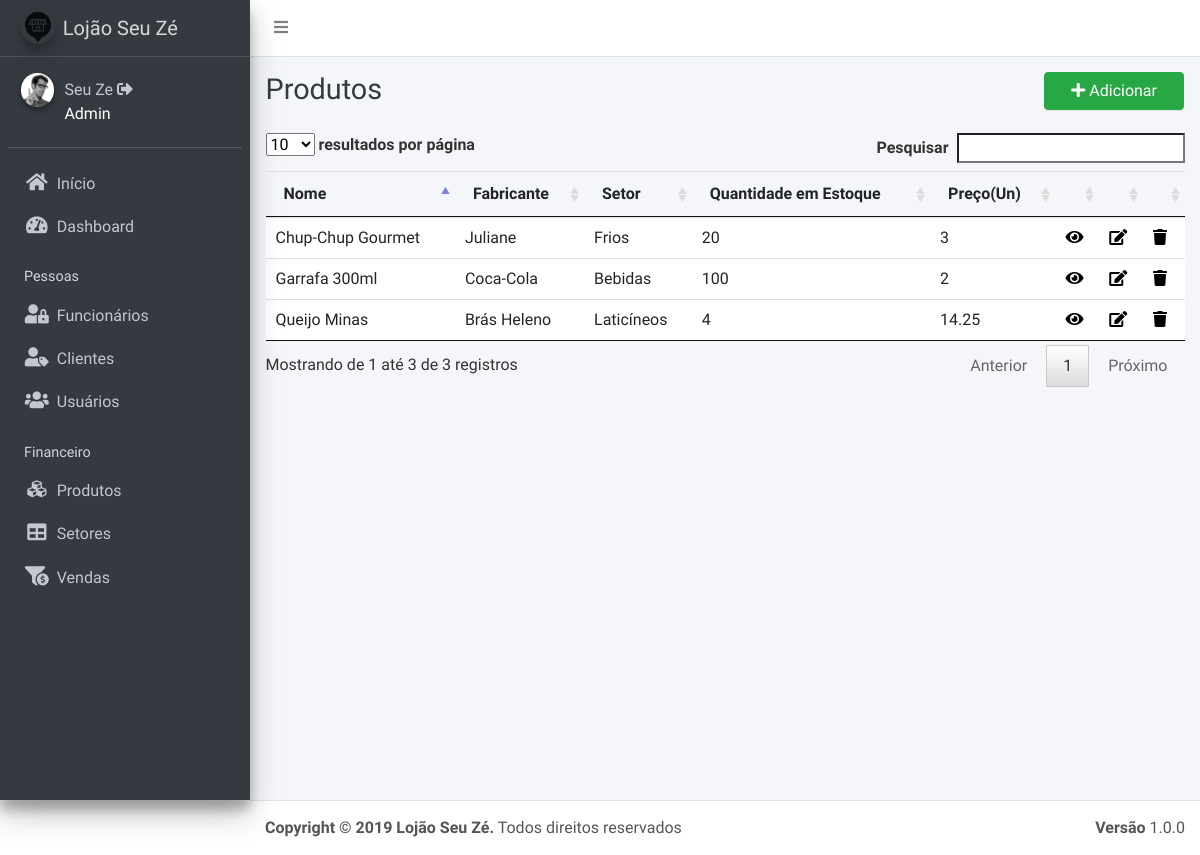
/listaProdutos.php (signed in), run on an earlier commit of the app's database.
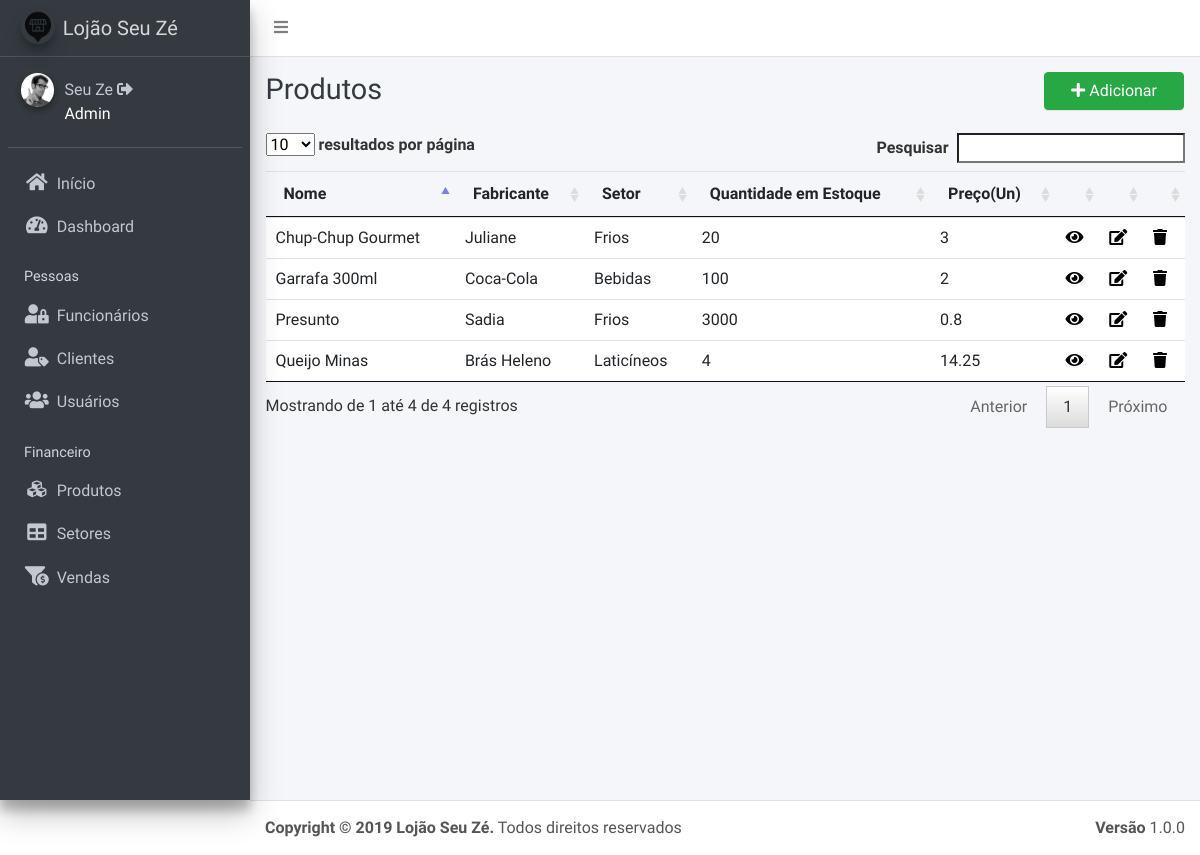
And on a later commit of the database.
### tables this page shows
CREATE TABLE `produtos` (
  `id` int(11) NOT NULL,
  `nome` varchar(40) NOT NULL,
  `preco` float NOT NULL,
  `fabricante` varchar(40) NOT NULL,
  `quantidade` int(11) NOT NULL,
  `setor` int(11) NOT NULL
);

### listaProdutos.php (the view, shortened to what this page needs)
<?php require ('header.php'); ?>
<?php require ('dashboard.php'); ?>
<?php
$sql = "SELECT * FROM produtos ORDER BY id ASC";
$result = $conexao->query($sql);
?>
  <div class="content-wrapper">
    <div class="content-header">
      <div class="container-fluid">
        <div class="row mb-2">
          <div class="col-sm-3">
            <h1 class="m-0 text-dark">Produtos</h1>
          </div>
          <div class="col-sm-3">
          </div>
          <div class="col-sm-4">
          </div>
          <div class="col-sm-2">
          <?php if ($_SESSION['tipo'] != "Cliente"){?>
            <a href="insertProduto.php"><button type="button" class="btn btn-block btn-success"><i class="nav-icon fa fa-plus"></i> Adicionar</button></a>
          <?php } ?>
          </div>
        </div>
      </div>
    </div>
    <section class="content">
      <div class="container-fluid">
        <div class="row">
          <section class="col-lg-12 connectedSortable">
            <table id="tabelinha" class="table table-hover">
              <thead>
                <tr>
                  <th>Nome</th>
                  <?php if ($_SESSION['tipo'] != "Cliente"){?>
                  <th>Fabricante</th>
                  <th>Setor</th>
                  <th>Quantidade em Estoque</th>
                  <th>Preço(Un)</th>
                  <th></th>
                  <th></th>
                  <?php }?>
                  <th></th>
                </tr>
              </thead>
              <tbody>
                <?php
                if ($result->num_rows > 0) {
                    while ($row = $result->fetch_assoc()) {
                        echo "<tr href='viewSetor.php?id=".$row['id']."' >";
                        echo "<td>" .$row["nome"] . "</td>";
                        ?><?php if ($_SESSION['tipo'] != "Cliente"){
                        echo "<td>" .$row["fabricante"] . "</td> ";
                        $setor = "SELECT setores.nome FROM `setores` INNER JOIN `produtos` WHERE produtos.setor=setores.id AND produtos.id=$row[id];";
                        $resultado = $conexao->query($setor);
                        $linha = $resultado->fetch_assoc();
                        echo "<td>" .$linha['nome'] . "</td>";
                        echo "<td>" .$row["quantidade"] . "</td>";
                        echo "<td>" .$row["preco"] . "</td>";
                      ?>
                       <?php } ?>
                        <td><a href="viewProduto.php?id=<?php echo $row['id'];?>" style="text-decoration: none;color: #000;" data-toggle="tooltip" title="Visualizar"><i class="fa fa-eye"></i></a></td>
                        <?php if ($_SESSION['tipo'] != "Cliente"){?>
                        <td><a href="updateProduto.php?id=<?php echo $row['id'];?>" style="text-decoration: none;color: #000;" data-toggle="tooltip" title="Editar"><i class="fa fa-edit"></i></a></td>
                        <td><a href="#" onclick="excluir(<?php echo $row['id'];?>)" style="text-decoration: none;color: #000;" data-toggle="tooltip" title="Excluir"><i class="fa fa-trash"></i></a></td>
                        <?php }
                      echo "</tr>";
                    }
                }
                ?>
              </tbody>
            </table>
          </section>
        </div>
      </div>
    </section>
  </div>
<?php require ('footer.php');?>

### header.php (shortened to what this page needs)
<!DOCTYPE html>
<html>
<head>
  <link rel="stylesheet" href="https://use.fontawesome.com/releases/v5.8.1/css/all.css">
  <link rel="stylesheet" href="https://code.ionicframework.com/ionicons/2.0.1/css/ionicons.min.css">
  <link rel="stylesheet" href="dist/css/adminlte.min.css">
  <link rel="stylesheet" href="plugins/bootstrap-wysihtml5/bootstrap3-wysihtml5.min.css">
  <link rel="stylesheet" type="text/css" href="plugins/datatables/jquery.dataTables.css">
</head>
<body class="hold-transition sidebar-mini">
<div class="wrapper">
  <nav class="main-header navbar navbar-expand bg-white navbar-light border-bottom">
    <ul class="navbar-nav">
      <li class="nav-item">
        <a class="nav-link" data-widget="pushmenu" href="#"><i class="fa fa-bars"></i></a>
      </li>
    </ul>
  </nav>

### dashboard.php
<aside class="main-sidebar sidebar-dark-primary elevation-4">
   <a href="inicio.php" class="brand-link">
     <img src="dist/img/logo.png" alt="AdminLTE Logo" class="brand-image img-circle elevation-3"
          style="opacity: .8">
     <span class="brand-text font-weight-light">Lojão Seu Zé</span>
   </a>
   <div class="sidebar">
     <div class="user-panel mt-3 pb-3 mb-3 d-flex">
       <div class="image">
         <img src="dist/img/user2-160x160.jpg" class="img-circle elevation-2" alt="Imagem Usuário">
       </div>
       <div class="info">
         <a href="viewUsuario.php?id=<?php echo $_SESSION['id'] ?>"> <?php echo $_SESSION['nome'] ; ?></a> <a href="logout.php"><i data-toggle="tooltip" title="Logout " class="fa fa-sign-out-alt"></i></a>
         <span class="brand-text font-weight-light d-block" style="color: #FFF;"> <?php echo $_SESSION['tipo']; ?></span>
       </div>
     </div>
     <nav class="mt-2">
       <ul class="nav nav-pills nav-sidebar flex-column" data-widget="treeview" role="menu" data-accordion="false">
         <li class="nav-item">
           <a href="inicio.php" class="nav-link">
             <i class="nav-icon fa fa-home"></i>
             <p>
               Início
             </p>
           </a>
         </li>
         <?php if ($_SESSION['cargo'] == "Administrador") { ?>
         <li class="nav-item">
           <a href="index.php" class="nav-link">
             <i class="nav-icon fa fa-tachometer-alt"></i>
             <p>
               Dashboard
             </p>
           </a>
         </li>
         <?php } ?>
         <?php if ($_SESSION['cargo'] == "Administrador") { ?>
         <li class="nav-header">Pessoas</li>
         <li class="nav-item">
           <a href="listaFuncionarios.php" class="nav-link">
             <i class="nav-icon fa fa-user-lock"></i>
             <p>
               Funcionários
             </p>
           </a>
         </li>
         <li class="nav-item">
           <a href="listaClientes.php" class="nav-link">
             <i class="nav-icon fa fa-user-tag"></i>
             <p>
               Clientes
             </p>
           </a>
         </li>
         <li class="nav-item">
           <a href="listaUsuario.php" class="nav-link">
             <i class="nav-icon fa fa-users"></i>
             <p>
               Usuários
             </p>
           </a>
         </li>
         <li class="nav-header">Financeiro</li>
         <?php } ?>
          <li class="nav-item">
           <a href="listaProdutos.php" class="nav-link">
             <i class="nav-icon fa fa-cubes"></i>
             <p>
               Produtos
             </p>
           </a>
         </li>
         <?php if ($_SESSION['cargo'] == "Administrador") { ?>
         <li class="nav-item">
           <a href="listaSetores.php" class="nav-link">
             <i class="nav-icon fa fa-table"></i>
             <p>
               Setores
             </p>
           </a>
         </li>
         <?php } ?>
         <?php if ($_SESSION['cargo'] == "Administrador" || $_SESSION['cargo'] == "Vendedor") { ?>
         <li class="nav-item">
           <a href="#" class="nav-link">
             <i class="nav-icon fa fa-funnel-dollar "></i>
             <p>
               Vendas
             </p>
           </a>
         </li>
         <?php } ?>
       </ul>
     </nav>
   </div>
 </aside>

### footer.php (shortened to what this page needs)
  <footer class="main-footer">
    <strong>Copyright &copy; 2019 Lojão Seu Zé.</strong>
    Todos direitos reservados
    <div class="float-right d-none d-sm-inline-block">
      <b>Versão</b> 1.0.0
    </div>
  </footer>
</div>
</body>
</html>

What changed in the data, as far as the page shows it:
added produtos: nome "Presunto", fabricante "Sadia", nome "Frios", quantidade "3000", preco "0.8"
Also different on the page:
text written by a page script: "resultados por página Pesquisar Mostrando de 1 até 3 de 3 registros Anterior 1 Próximo" → "resultados por página Pesquisar Mostrando de 1 até 4 de 4 registros Anterior 1 Próximo"
